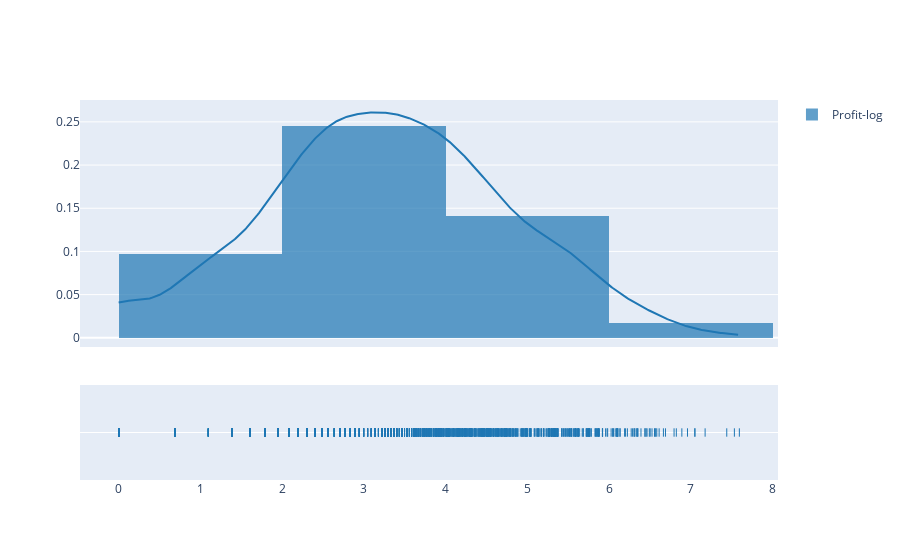

The code cell stored with this chart in its notebook:
### Code cell
profit_1 = orders["Profit-log"].to_list()
ff.create_distplot([profit_1], ["Profit-log"], bin_size=2, show_rug=True)

### Figure 1 — Plotly figure (JSON) as saved in the notebook; plotly's stock layout.template omitted (floating-point values rounded to 4 significant figures; data arrays with more than 128 entries replaced by an {"elided": "..."} marker saying what was removed)
{"data": [{"autobinx": false, "histnorm": "probability density", "legendgroup": "Profit-log", "marker": {"color": "rgb(31, 119, 180)"}, "name": "Profit-log", "opacity": 0.7, "type": "histogram", "x": {"elided": "1500 float values"}, "xaxis": "x", "xbins": {"end": 7.592, "size": 2, "start": 0}, "yaxis": "y"}, {"legendgroup": "Profit-log", "marker": {"color": "rgb(31, 119, 180)"}, "mode": "lines", "name": "Profit-log", "showlegend": false, "type": "scatter", "x": {"elided": "500 float values"}, "xaxis": "x", "y": {"elided": "500 float values"}, "yaxis": "y"}, {"legendgroup": "Profit-log", "marker": {"color": "rgb(31, 119, 180)", "symbol": "line-ns-open"}, "mode": "markers", "name": "Profit-log", "showlegend": false, "type": "scatter", "x": {"elided": "1500 float values"}, "xaxis": "x", "y": {"elided": "1500 str values"}, "yaxis": "y2"}], "layout": {"barmode": "overlay", "hovermode": "closest", "legend": {"traceorder": "reversed"}, "xaxis": {"anchor": "y2", "domain": [0, 1], "zeroline": false}, "yaxis": {"anchor": "free", "domain": [0.35, 1], "position": 0}, "yaxis2": {"anchor": "x", "domain": [0, 0.25], "dtick": 1, "showticklabels": false}}}
